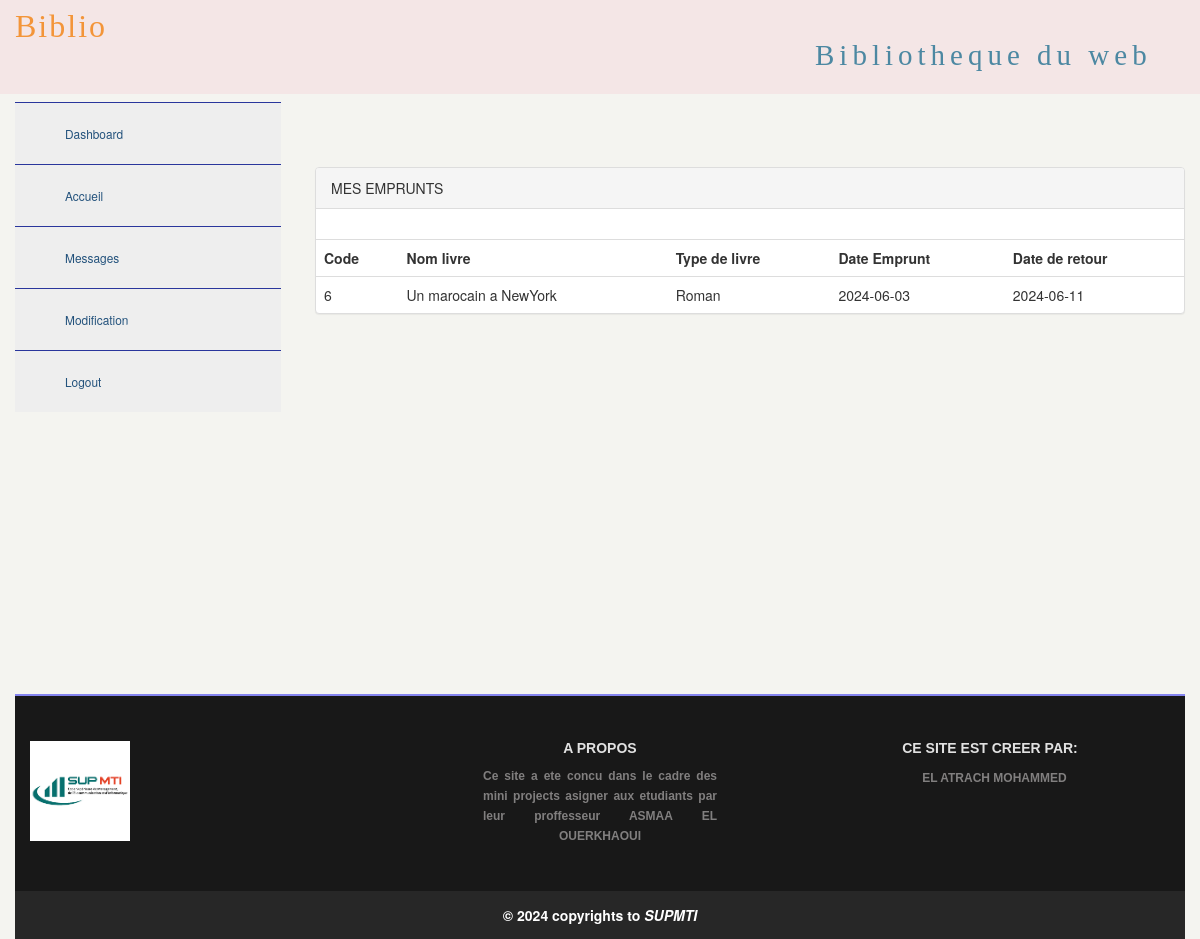
/profil.php (signed in), run on the app's committed database.
### tables this page shows
CREATE TABLE `emprunter` (
  `id_emprunt` int(99) NOT NULL,
  `id_client` int(99) NOT NULL,
  `ISBN` int(99) NOT NULL,
  `date_emprunt` date DEFAULT NULL
);

CREATE TABLE `livre` (
  `ISBN` int(99) NOT NULL,
  `titre_livre` varchar(70) DEFAULT NULL,
  `type_livre` varchar(20) DEFAULT NULL,
  `editeur` varchar(40) DEFAULT NULL,
  `etat` tinyint(1) NOT NULL DEFAULT 1,
  `img_livre` text DEFAULT NULL,
  `Emplacement` text DEFAULT NULL,
  `Paragraphe` text DEFAULT NULL
);

### modele/Client.php (called while the page is built, shortened)
<?php
include("Connexion.php");
class Client extends Connexion {
    public function livre_emprunt($idclient) {
        $emprunt = array();
        $sql = "SELECT * FROM emprunter e, livre l WHERE e.ISBN=l.ISBN AND e.id_client='$idclient'";
        $connex = new Connexion();
        $req = $connex->getPDO()->query($sql);
        while ($data = $req->fetch()) {
            $emprunt[] = $data;
        }
        return $emprunt;
    }
}
?>

### modele/Connexion.php (called while the page is built, shortened)
<?php
	class Connexion
    {
		private $_host="localhost";
		private $_user="root";
		private $_pwd="";
		private $_dbname="biblio";
		public function getPDO()
        {
            $this->_statement=new PDO("mysql:host={$this->_host};dbname=".$this->_dbname,$this->_user,$this->_pwd,array(PDO::ATTR_ERRMODE=>PDO::ERRMODE_EXCEPTION));
			return $this->_statement;
        }
	}
?>

### profil.php (the view, shortened to what this page needs)
<?php
include("modele/Client.php");
?>
<!DOCTYPE html>
<html>
<head>
<link rel="stylesheet" href="CSS/bootstrap/css/bootstrap.min.css"/>
<link rel="stylesheet" href="CSS/theme.css"/>
<link rel="stylesheet" href="CSS/profile1.css"/>
</head>
<body>
<div class="jumbotron">
      <div class="col-lg-8">
      <span class="biblio-logo">Biblio</span>
      </div>
      <div class="col-lg-4">
          <div id="logoright">Bibliotheque du web</div>
      </div>
</div>
<div class="col-lg-3">
<nav id="navigation">
  <ul>
     <li><a href="profil.php"><i class="ion-ios-speedometer-outline"></i><span>Dashboard</span></a></li>
    <li><a href="index.php"><i class="ion-ios-speedometer-outline"></i><span>Accueil</span></a></li>
    <li><a href="messages.php"><i class="ion-email"></i><span>Messages</span></a></li>
    <li><a href="modification.php"><i class="ion-gear-a"></i><span>Modification</span></a></li>
    <li><a href="index.php?d=true" ><i class="ion-log-out"></i><span>Logout</span></a></li>
  </ul>
</nav>
</div>
<div class="col-lg-9">
<div class="tableau">
<div class="panel panel-default">
  <div class="panel-heading">MES EMPRUNTS </div>
  <div class="panel-body">
  </div>
  <table class="table">
<tr><th>Code</th><th>Nom livre</th><th>Type de livre</th><th>Date Emprunt</th><th>Date de retour</th></tr>
<?php
$client1=new Client();
$resulta=$client1->livre_emprunt($_SESSION['id_client']);
foreach ($resulta as $emprunt) {
$z=$emprunt['date_emprunt'];
$DateFin=8;
$DateDebut = date("$z");
$DateFin = date('Y-m-d', strtotime($DateDebut.' +'.$DateFin.' days'));
  echo "<tr><td>".$emprunt['ISBN']."</td><td>".$emprunt['titre_livre']."</td><td>".$emprunt['type_livre']."</td><td>".$emprunt['date_emprunt']."</td><td>".$DateFin."</td></tr>";
}
?>
  </table>
  </div>
</div>
</div>
<div class="col-lg-12">
<footer class="footer">
<?php include('composant/footer.php');?>
</footer>
</div>
</body>
</html>

### CSS/theme.css (style rules this page uses)
body { background-color:#F4F4F0; }
.biblio-logo { font-family: Century Gothic; font-size: 32px; letter-spacing: 2px; color: #F39539; }
#logoright { padding-top: 31px; font-size: 29PX; font-family: -webkit-pictograph; letter-spacing: 5px; color: #4C88A2; }
.jumbotron { padding-top: 4px; padding-bottom: 90px; margin-bottom: 8px; background-color: #f4e6e6; }

### CSS/profile1.css (style rules this page uses)
nav#navigation { width: 266px; height: 100%; background: #EEE none repeat scroll 0% 0%; margin-bottom: 262px; }
nav#navigation ul { list-style: outside none none; padding: 0px; }
nav#navigation ul li { position: relative; display: block; width: 100%; height: 62px; border-top: 1px solid #29369C; }
nav#navigation ul li a { display: block; width: 100%; line-height: 60px; padding: 0 15px; text-decoration: none; color: #23527C; -webkit-transition: 150ms ease all; -moz-transition: 150ms ease all; -ms-transition: 150ms ease all; -o-transition: 150ms ease all; transition: 150ms ease all; }
nav#navigation ul li a i, nav#navigation ul li a span { display: inline-block; }
nav#navigation ul li a span { margin: 0 0 0 35px; font-size: 0.85em; }
.tableau { margin-top: 65px; }

### data on the page
emprunter: ISBN.ISBN "6", ISBN.titre_livre "Un marocain a NewYork", ISBN.type_livre "Roman", date_emprunt "2024-06-03", date_emprunt "2024-06-11"
